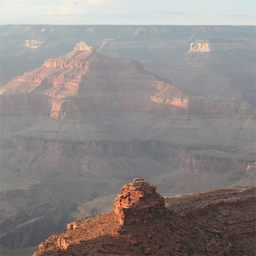
#> input picture MATLAB/canyon_512.bmp, 256 x 256 px, shrunk from 512 x 512 before the run, found by its file name
$ python Dehaze_v2.py
#> lines starting #> are read from the running program, lines starting #| are printed output that depends on the picture; long printed decimals are rounded
import cv2
import numpy as np
import matplotlib.pyplot as plt


def get_dark_channel(img, patch_size):
    """Compute dark channel using minimum filter"""
    min_channel = np.min(img, axis=2)
    kernel = cv2.getStructuringElement(cv2.MORPH_RECT, (patch_size, patch_size))
    dark_channel = cv2.erode(min_channel, kernel)
    return dark_channel


def estimate_atmospheric_light_paper(img, dark_channel):
    """
    Atmospheric light estimation using extremum approximate method
    as described in the paper
    """
    # Find the pixel with maximum value in dark channel
    max_pos = np.unravel_index(np.argmax(dark_channel), dark_channel.shape)

    # Get the corresponding pixel value from original image
    A = img[max_pos[0], max_pos[1], :].copy()

    # Apply adjustment parameter σ = 0.875 as mentioned in paper
    sigma = 0.875
    A = sigma * A

    return A


def edge_detection(img, threshold=80):
    """
    Edge detection as described in equation (9) of the paper
    Returns edge detection result: 0=no edge, 1=horizontal/vertical edge, 2=diagonal edge
    """
    h, w, c = img.shape
    ED = np.zeros((h, w), dtype=np.int32)

    # Convert to integer to avoid overflow issues
    img_int = (img * 255).astype(np.int32)

    for i in range(1, h - 1):
        for j in range(1, w - 1):
            # Check diagonal edges
            diagonal_edge = False
            for ch in range(c):
                if (abs(img_int[i - 1, j - 1, ch] - img_int[i + 1, j + 1, ch]) >= threshold or
                        abs(img_int[i - 1, j + 1, ch] - img_int[i + 1, j - 1, ch]) >= threshold):
                    diagonal_edge = True
                    break

            if diagonal_edge:
                ED[i, j] = 2
                continue

            # Check horizontal/vertical edges
            hv_edge = False
            for ch in range(c):
                if (abs(img_int[i - 1, j, ch] - img_int[i + 1, j, ch]) >= threshold or
                        abs(img_int[i, j - 1, ch] - img_int[i, j + 1, ch]) >= threshold):
                    hv_edge = True
                    break

            if hv_edge:
                ED[i, j] = 1

    return ED


def apply_filters(img, i, j, ed_value):
    """
    Apply different filters based on edge detection result
    P0: mean filter, P1: edge-preserving filter (h/v), P2: edge-preserving filter (diagonal)
    """
    h, w, c = img.shape
    result = np.zeros(c)

    # Ensure we don't go out of bounds
    if i < 1 or i >= h - 1 or j < 1 or j >= w - 1:
        return img[i, j, :]

    if ed_value == 0:  # No edge - use mean filter P0
        for ch in range(c):
            result[ch] = (img[i - 1, j - 1, ch] + img[i - 1, j, ch] + img[i - 1, j + 1, ch] +
                          img[i, j - 1, ch] + img[i, j, ch] + img[i, j + 1, ch] +
                          img[i + 1, j - 1, ch] + img[i + 1, j, ch] + img[i + 1, j + 1, ch]) / 9

    elif ed_value == 1:  # Horizontal/vertical edge - use P1
        for ch in range(c):
            result[ch] = (img[i - 1, j - 1, ch] + 2 * img[i - 1, j, ch] + img[i - 1, j + 1, ch] +
                          2 * img[i, j - 1, ch] + 4 * img[i, j, ch] + 2 * img[i, j + 1, ch] +
                          img[i + 1, j - 1, ch] + 2 * img[i + 1, j, ch] + img[i + 1, j + 1, ch]) / 16

    elif ed_value == 2:  # Diagonal edge - use P2
        for ch in range(c):
            result[ch] = (2 * img[i - 1, j - 1, ch] + img[i - 1, j, ch] + 2 * img[i - 1, j + 1, ch] +
                          img[i, j - 1, ch] + 4 * img[i, j, ch] + img[i, j + 1, ch] +
                          2 * img[i + 1, j - 1, ch] + img[i + 1, j, ch] + 2 * img[i + 1, j + 1, ch]) / 16

    return result


def estimate_transmission_paper(img, A, omega_prime=0.9375):
    """
    Transmission estimation using the paper's method with edge-preserving filters
    """
    h, w, c = img.shape

    # Edge detection
    ED = edge_detection(img)

    # Initialize transmission map
    transmission = np.zeros((h, w))

    for i in range(h):
        for j in range(w):
            # Apply appropriate filter based on edge detection
            filtered_pixel = apply_filters(img, i, j, ED[i, j])

            # Compute transmission using equation (10)
            min_val = np.inf
            for ch in range(c):
                if A[ch] > 0:  # Avoid division by zero
                    min_val = min(min_val, filtered_pixel[ch] / A[ch])

            transmission[i, j] = 1 - omega_prime * min_val

    return transmission, ED


def guided_filter(I, p, r, eps):
    """Guided filter implementation"""
    mean_I = cv2.boxFilter(I, ddepth=-1, ksize=(r, r))
    mean_p = cv2.boxFilter(p, ddepth=-1, ksize=(r, r))
    corr_I = cv2.boxFilter(I * I, ddepth=-1, ksize=(r, r))
    corr_Ip = cv2.boxFilter(I * p, ddepth=-1, ksize=(r, r))

    var_I = corr_I - mean_I * mean_I
    cov_Ip = corr_Ip - mean_I * mean_p

    a = cov_Ip / (var_I + eps)
    b = mean_p - a * mean_I

    mean_a = cv2.boxFilter(a, ddepth=-1, ksize=(r, r))
    mean_b = cv2.boxFilter(b, ddepth=-1, ksize=(r, r))

    return mean_a * I + mean_b


def saturation_correction(img, A, beta=0.3):
    """
    Saturation correction as described in equation (12)
    """
    corrected = np.zeros_like(img)
    for ch in range(3):
        if A[ch] > 0:
            corrected[:, :, ch] = (A[ch] ** beta) * (img[:, :, ch] ** (1 - beta))
        else:
            corrected[:, :, ch] = img[:, :, ch]

    return corrected


def dehaze_image_paper(hazy_img, patch_size=7, omega_prime=0.9375, t0=0.25,
                       r=7, eps=0.003, use_guided_filter=True):
    """
    Complete haze removal using the paper's method
    """
    # Step 1: Compute dark channel using 3x3 minimum filter (as per paper)
    dark_channel = get_dark_channel(hazy_img, patch_size)

    # Step 2: Atmospheric light estimation using extremum approximate method
    A = estimate_atmospheric_light_paper(hazy_img, dark_channel)

    # Step 3: Transmission estimation using edge-preserving filters
    raw_transmission, edge_map = estimate_transmission_paper(hazy_img, A, omega_prime)

    # Step 4: Optionally apply guided filter to refine transmission
    if use_guided_filter:
        gray_img = cv2.cvtColor((hazy_img * 255).astype(np.uint8), cv2.COLOR_RGB2GRAY) / 255.0
        refined_transmission = guided_filter(gray_img, raw_transmission, r, eps)
    else:
        refined_transmission = raw_transmission

    # Apply lower bound
    refined_transmission = np.maximum(refined_transmission, t0)

    # Step 5: Scene recovery
    dehazed_img = np.zeros_like(hazy_img)
    for ch in range(3):
        dehazed_img[:, :, ch] = (hazy_img[:, :, ch] - A[ch]) / refined_transmission + A[ch]

    # Clip values to valid range
    dehazed_img = np.clip(dehazed_img, 0, 1)

    # Step 6: Saturation correction
    final_img = saturation_correction(dehazed_img, A)
    final_img = np.clip(final_img, 0, 1)

    return final_img, refined_transmission, raw_transmission, edge_map, A


# Load the hazy image
hazy_img = cv2.imread(r"C:\Users\Rohan\Documents\Images\canyon_512.bmp")
#> hazy_img is the input picture: shape (256, 256, 3); mean B, G, R 133.8, 135.4, 141.3
hazy_img = cv2.cvtColor(hazy_img, cv2.COLOR_BGR2RGB)
hazy_img = hazy_img.astype(np.float32) / 255.0

# Apply paper's method
print("Processing with paper's method...")
dehazed_img, final_transmission, raw_transmission, edge_map, atmospheric_light = dehaze_image_paper(
    hazy_img, use_guided_filter=True)
#> in get_dark_channel, `dark_channel = cv2.erode(min_channel, kernel)`:
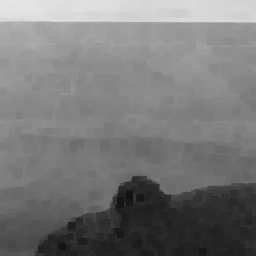
#> dark_channel: shape (256, 256) float32; min 0.0706, max 0.898, mean 0.472
#> in estimate_atmospheric_light_paper, `max_pos = np.unravel_index(np.argmax(dark_channel), dark_channel.shape)`: max_pos = (0, 6)
#> in estimate_atmospheric_light_paper, `A = img[max_pos[0], max_pos[1], :].copy()`: A = [0.906, 0.922, 0.914]
#> in estimate_atmospheric_light_paper, `A = sigma * A`: A = [0.793, 0.806, 0.8]
#> after the loop in edge_detection, `for i in range(1, h - 1):`:
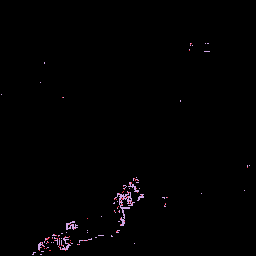
#> ED: shape (256, 256) int32; 3 distinct labels, from 0 to 2; one colour per label, 0 black
#> the loop in estimate_transmission_paper, `for i in range(h):` made 256 passes
#> after the loop in estimate_transmission_paper, `for i in range(h):`:
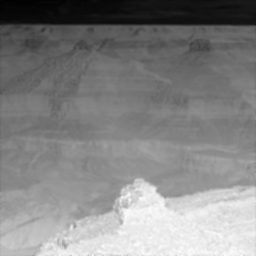
#> transmission: shape (256, 256) float64; min -0.076, max 0.834, mean 0.398; drawn with min black and max white
#> after the loop in dehaze_image_paper, `for ch in range(3):`:
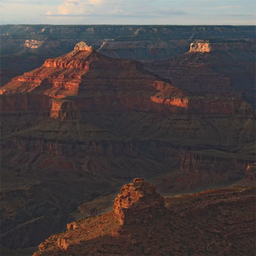
#> dehazed_img: shape (256, 256, 3) float32; mean R, G, B 0.28, 0.221, 0.222; drawn with min black and max white
#> in dehaze_image_paper, `dehazed_img = np.clip(dehazed_img, 0, 1)`:
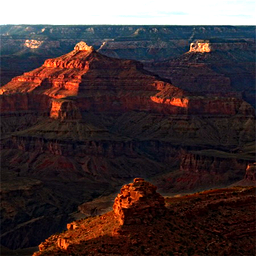
#> dehazed_img: shape (256, 256, 3) float32; mean R, G, B 0.267, 0.207, 0.212
#> after the loop in saturation_correction, `for ch in range(3):`:
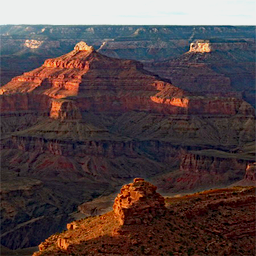
#> corrected: shape (256, 256, 3) float32; mean R, G, B 0.336, 0.271, 0.274

print(f"Atmospheric light: {atmospheric_light}")
#| Atmospheric light: [0.7926 0.8064  0.7995 ]

# Display results
plt.figure(figsize=(20, 10))

plt.subplot(2, 3, 1)
plt.imshow(hazy_img)
plt.title("Original Hazy Image")
plt.axis("off")

plt.subplot(2, 3, 2)
plt.imshow(dehazed_img)
plt.title("Dehazed Image (Paper's Method)")
plt.axis("off")

plt.subplot(2, 3, 3)
plt.imshow(edge_map, cmap='viridis')
plt.title("Edge Detection Map")
plt.colorbar()
plt.axis("off")

plt.subplot(2, 3, 4)
plt.imshow(raw_transmission, cmap='gray')
plt.title("Raw Transmission (Paper's Method)")
plt.axis("off")

plt.subplot(2, 3, 5)
plt.imshow(final_transmission, cmap='gray')
plt.title("Refined Transmission (After Guided Filter)")
plt.axis("off")

plt.subplot(2, 3, 6)
# Show difference between raw and refined transmission
diff = np.abs(final_transmission - raw_transmission)
plt.imshow(diff, cmap='hot')
plt.title("Transmission Difference (Refined - Raw)")
plt.colorbar()
plt.axis("off")

plt.tight_layout()
plt.show()
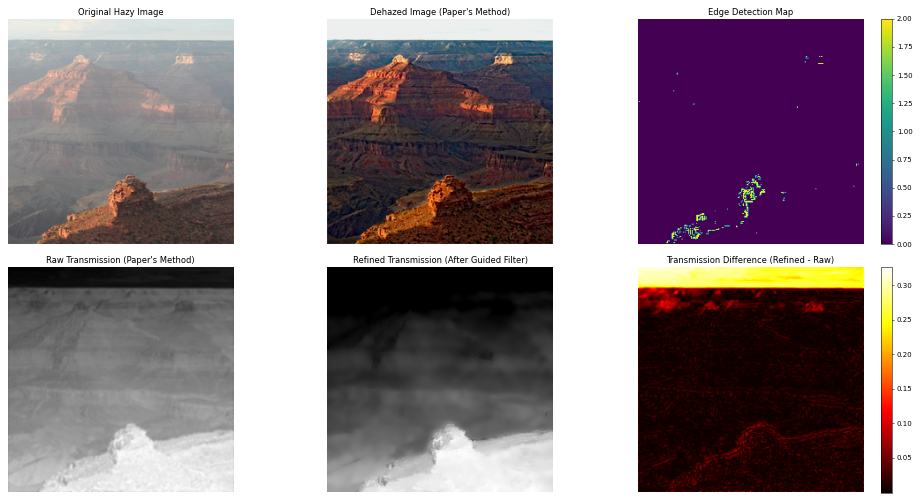
#> figure drawn by matplotlib, 8 panels

# Convert back to 0–255 uint8 for saving
output_img = (dehazed_img * 255).astype(np.uint8)

# Uncomment to save
# cv2.imwrite(r"C:\Users\Rohan\Documents\Images\dehazed_paper_method.jpg",
#            cv2.cvtColor(output_img, cv2.COLOR_RGB2BGR))
